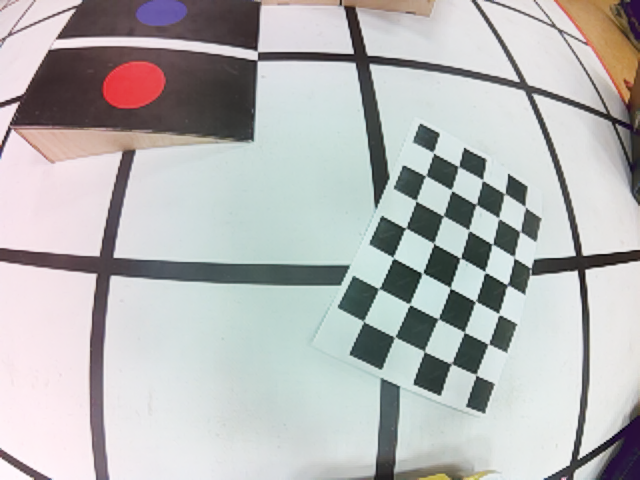
#> input picture chess_frames/1.png, 640 x 480 px, given in place of 1.jpg, which was not available
$ python undistort.py
#> lines starting #> are read from the running program, lines starting #| are printed output that depends on the picture; after the words box and inside, x2 and y2 are one past the last pixel; in counts of white or black regions, pixels touching at a corner belong together; pictures that were not available may be replaced by others from this repository, and a replacement may not be noted
import cv2
import numpy as np

# допустим, у тебя есть калибровочные данные
camera_matrix = np.array([[700, 0, 350],
                          [0, 700, 350],
                          [0, 0, 1]], dtype=np.float32)

pic = np.full((750, 750, 3), fill_value=0, dtype=np.uint8)

dist_coeffs = np.array([-0.392, -0.028, 0.0105, 0.0006], dtype=np.float32)

img = cv2.imread('1.jpg')
#> img is the input picture: shape (480, 640, 3); mean B, G, R 182, 182.5, 182.4

# [11 lines of commented-out code are left out]

img = cv2.flip(img, -1)
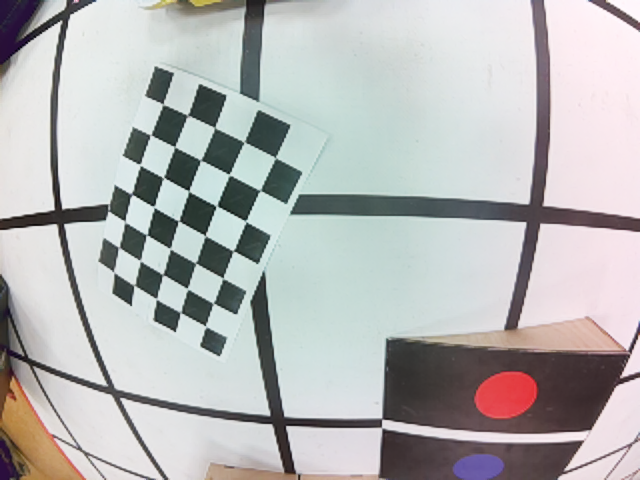
#> img: shape (480, 640, 3); mean B, G, R 182, 182.5, 182.4
img = cv2.resize(img, [600, 600])
#> img: shape (600, 600, 3)

pic[75:675, 75:675] = img
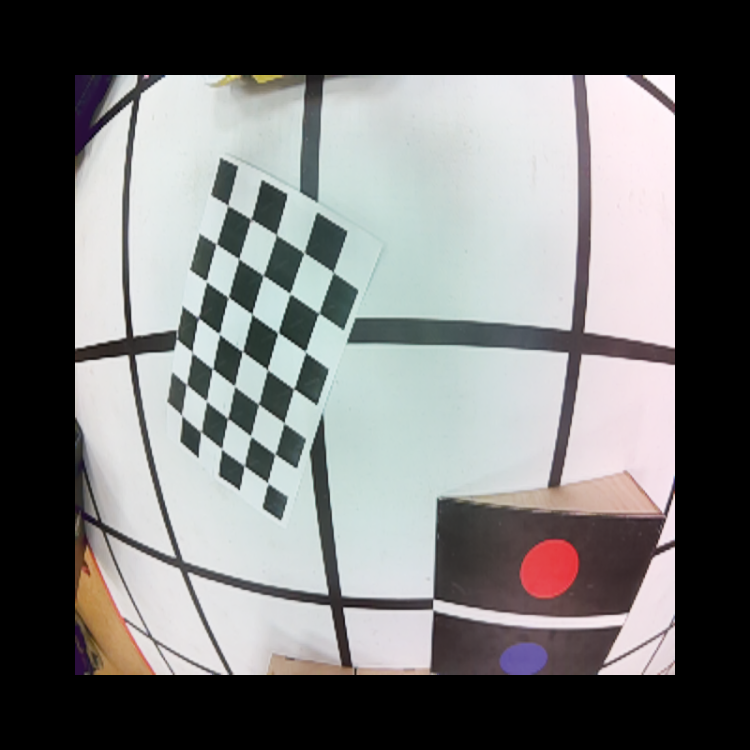
#> pic: shape (750, 750, 3); mean B, G, R 116.5, 116.7, 116.7
# cv2.imshow("",pic)
undistorted = cv2.undistort(pic, camera_matrix, dist_coeffs)
new = undistorted
cv2.imwrite("11.jpg", new)

COLOR_RANGES = {
    "Red": [np.array([0, 90, 172]), np.array([22, 255, 255]),
            np.array([150, 100, 80]), np.array([180, 255, 255])],
    "Red1": [np.array([0, 80, 0]), np.array([20, 255, 255]),
             np.array([150, 80, 0]), np.array([180, 255, 255])],
    "Green": (np.array([50, 70, 40]), np.array([100, 255, 255])),
    "Blue": (np.array([110, 70, 40]), np.array([140, 255, 255]))
}


def search_for_color(frame, color, min_area=50):
    if color not in COLOR_RANGES:
        raise ValueError(f"Unknown color: {color}")

    frame_height, frame_width = frame.shape[:2]
    if color == "Red" or "Red1" == color:
        if color == "Red":
            frame = frame[int(frame_height * 0.1):int(frame_height * 0.9),
                    int(frame_width * 0.1):int(frame_width * 0.9)]
        lower1, upper1, lower2, upper2 = COLOR_RANGES[color]
        mask1 = cv2.inRange(frame, lower1, upper1)
        mask2 = cv2.inRange(frame, lower2, upper2)
        mask = cv2.bitwise_or(mask1, mask2)
    else:
        lower, upper = COLOR_RANGES[color]
        mask = cv2.inRange(frame, lower, upper)
    mask = cv2.blur(mask, [5, 5])
    contours, _ = cv2.findContours(mask, cv2.RETR_TREE, cv2.CHAIN_APPROX_SIMPLE)
    x, y, w, h = 0, 0, 0, 0

    for cont in contours:
        area = cv2.contourArea(cont)
        if area > min_area:
            x1, y1, w1, h1 = cv2.boundingRect(cont)
            if w1 * h1 > w * h:
                x, y, w, h = x1, y1, w1, h1

    return x, y, w, h


def tile_to_code(frame):
    if frame.shape[:2] != (200, 200):
        frame = cv2.resize(frame, (200, 200))

    frame_blur = cv2.blur(frame, (5, 5))
    hsv = cv2.cvtColor(frame_blur, cv2.COLOR_BGR2HSV)

    # Поиск зеленых труб
    x, y, w, h = search_for_color(hsv, "Green")
    if h * w:
        if w > h:
            return 61 if (y + h / 2) > 100 else 63
        else:
            return 62 if (x + w / 2) > 100 else 64

    # Поиск синих объектов (рампа)
    xb, yb, wb, hb = search_for_color(hsv, "Blue")
    if hb * wb:
        xr, yr, wr, hr = search_for_color(hsv, "Red")
        delta_x = xb - xr
        delta_y = yb - yr

        if abs(delta_x) < abs(delta_y):
            return 34 if delta_y < 0 else 32
        else:
            return 33 if delta_x < 0 else 31

    # Определение высоты
    elevation = 1 if (np.mean(frame_blur)) > 120 else 2

    # Поиск красных труб
    x, y, w, h = search_for_color(hsv, "Red")
    if h * w:
        return 32 + elevation * 10 if h / w > 1.2 else 31 + elevation * 10

    return elevation * 10


points = [(68, 48), (710, 40), (715, 710), (52, 685)]


def extract_warped(image, output_size=640):
#> called with output_size = 640
    global points

    """
    Выполняет перспективное преобразование изображения, чтобы выровнять четырехугольник в квадрат.

    Параметры:
        image: входное изображение
        points: массив из 4 точек в формате np.array([[x1,y1], [x2,y2], [x3,y3], [x4,y4]])
        output_size: размер выходного квадратного изображения

    Возвращает:
        Выровненное квадратное изображение
    """
    if len(points) != 4:
        raise ValueError("Функция ожидает ровно 4 точки для перспективного преобразования")

    points = np.array(points, dtype=np.float32)

    # Сортируем точки в порядке: верх-лев, верх-прав, низ-прав, низ-лев
    # 1. Разделяем точки на верхние и нижние по координате y
    sorted_y = points[np.argsort(points[:, 1])]
    top = sorted_y[:2]
    bottom = sorted_y[2:]

    # 2. Для верхних и нижних точек определяем левую и правую по x
    top = top[np.argsort(top[:, 0])]
    (tl, tr) = top

    bottom = bottom[np.argsort(bottom[:, 0])]
    (bl, br) = bottom

    # Итоговый порядок точек
    final_points = np.array([tl, tr, br, bl], dtype=np.float32)

    # Точки назначения (квадрат)
    dst_points = np.array([
        [0, 0],
        [output_size, 0],
        [output_size, output_size],
        [0, output_size]
    ], dtype=np.float32)

    # Вычисляем матрицу преобразования и применяем ее
    M = cv2.getPerspectiveTransform(final_points, dst_points)
    return cv2.warpPerspective(image, M, (output_size, output_size))
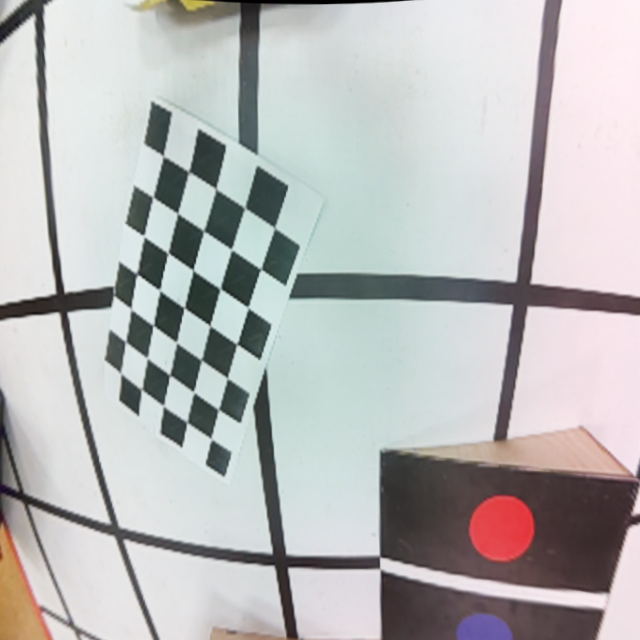
#> returned value: shape (640, 640, 3); mean of channels 0, 1, 2 184, 184.3, 184.5; drawn as B, G, R


warped = extract_warped(undistorted)

# 83*8

stepic = [72, 75, 85, 88, 88, 85, 75, 72]
cords = [sum(stepic[0:i]) for i in range(9)]
mat  = []
print(cords)
for y in range(8):
    row = []
    for x in range(8):
        local = warped[cords[y]:cords[y + 1], cords[x]:cords[x + 1]]
        res = tile_to_code(local)
        cv2.rectangle(warped, (cords[x] , cords[y] ), (cords[x + 1], cords[y + 1] ), (240, 240, 240), 2)
        cv2.putText(warped, str(res), (cords[x] , cords[y] + int(70 * 0.8)), fontScale=1, color=(240, 240, 240),
                    thickness=2, fontFace=1)
        print(res, end=' ')
        row.append(res)
    print()
    mat.append(row)
#> this loop made 8 passes
#> pass 1, in search_for_color (call 2), `mask = cv2.inRange(frame, lower, upper)`:
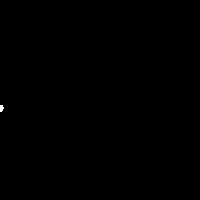
#> mask: shape (200, 200); 0.06% white; 1 white region, box (x1, y1, x2, y2) and area: (0, 105, 4, 112) 22
#> after the loop:
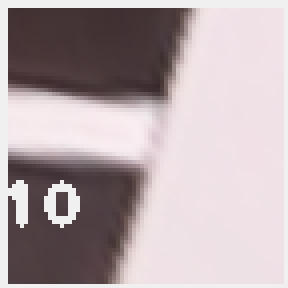
#> local: shape (72, 72, 3) (shown 4 times larger); mean B, G, R 171, 167.9, 181.3
#> after the loop:
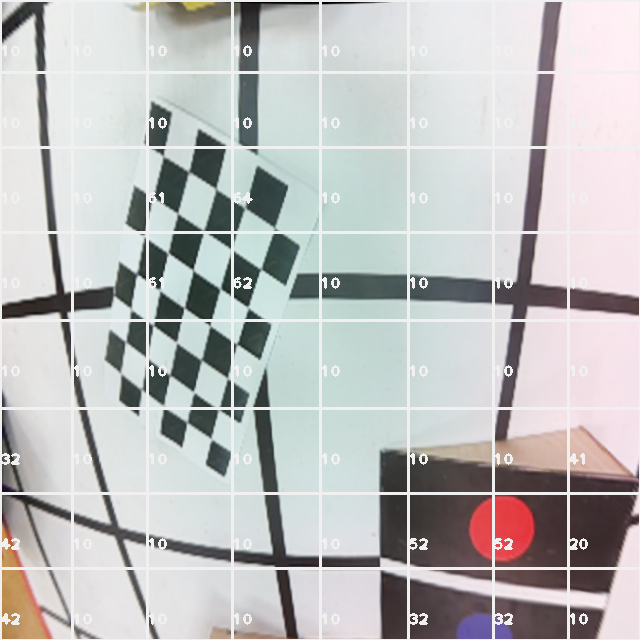
#> warped: shape (640, 640, 3); 8.95% of pixels changed, all inside (x1, y1, x2, y2) = (0, 0, 640, 640)

for i in range(len(points)):
    cv2.circle(new, (int(points[i][0]), int(points[i][1])), 5, (0, 200, 200), 2)
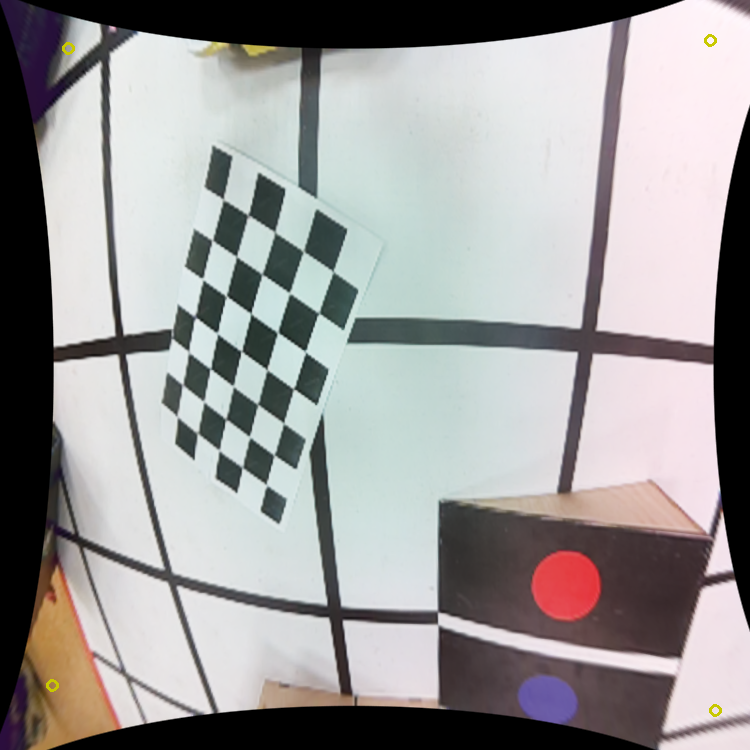
#> new: shape (750, 750, 3); mean B, G, R 154.4, 154.6, 156.6

cv2.imshow("warped", warped)

cv2.imshow("1", new)

for i in range(8):
    print(mat[i])

import requests
import json

# URL сервера (адрес Flask-приложения из предыдущего примера)
url = 'http://192.168.2.221:5000/data'

# Данные для отправки (в формате словаря)
data_to_send = {
    'mat': str(mat),
}

# Отправляем POST-запрос
try:
    # Вариант 1: отправка JSON-данных
#> (the run stopped early here; a loop or call above may not have finished)

$ run again, with chess_frames/11.png copied over chess_frames/1.png
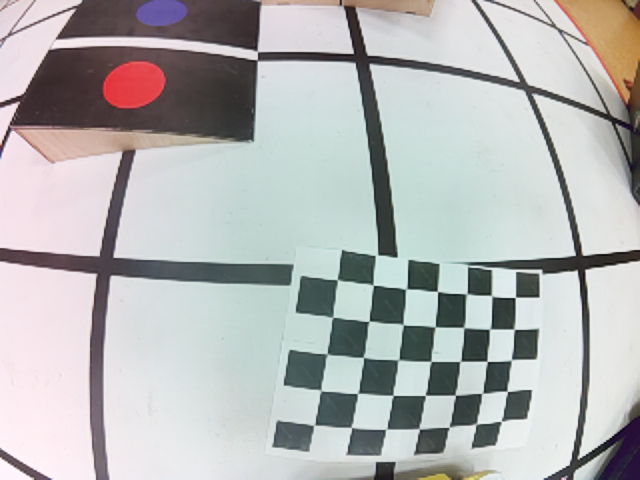
#> input picture chess_frames/11.png, 640 x 480 px, given in place of 1.jpg, which was not available
#> img is the input picture: shape (480, 640, 3); mean B, G, R 180.2, 180.9, 180
#> the loop `for y in range(8):` made 8 passes
#> pass 1, in search_for_color (call 2), `mask = cv2.inRange(frame, lower, upper)`:
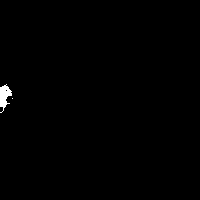
#> mask: shape (200, 200); 0.48% white; 2 white regions (1 under 20 px), largest, box (x1, y1, x2, y2) and area: (0, 84, 12, 113) 191
#> after the loop `for i in range(len(points)):`:
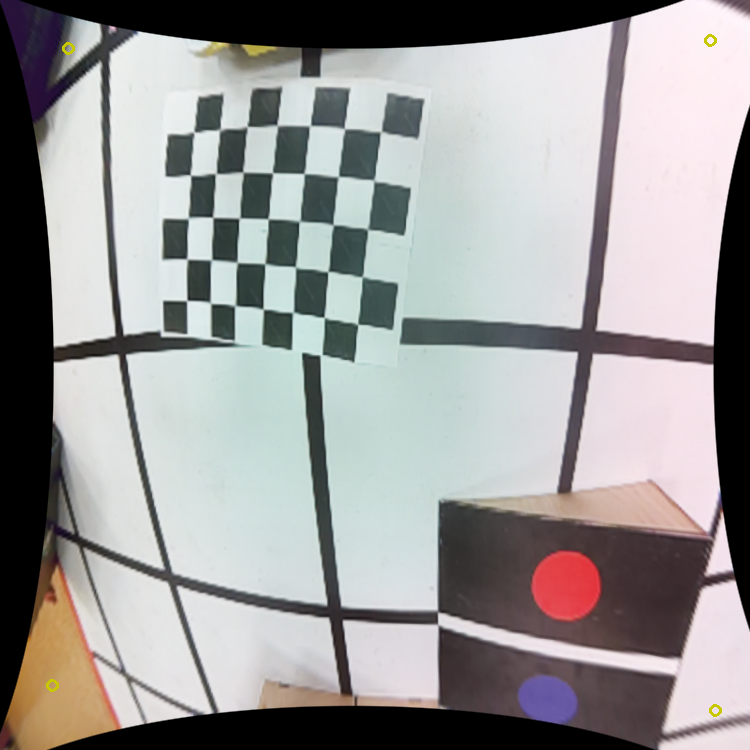
#> new: shape (750, 750, 3); mean B, G, R 152.7, 153.4, 154.8
#> the loop `for i in range(8):` made 8 passes
#| [32, 10, 10, 10, 10, 10, 10, 10]
#| [10, 10, 10, 10, 10, 10, 10, 10]
#| [10, 10, 64, 62, 10, 10, 10, 10]
#| [10, 10, 64, 64, 64, 10, 10, 10]
#| [10, 10, 10, 10, 10, 10, 10, 10]
#> (further printed lines are left out)
